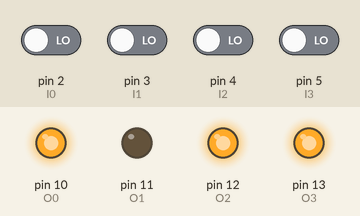
Recording of a sketch running on a simulated Arduino Uno, built with avr-gcc and run on an emulated ATmega328P. On the bench: output pins drawn as LEDs (lit = HIGH). The test bench sets the inputs (shaded band); at power-on: pin 2 (I0), pin 3 (I1), pin 4 (I2), pin 5 (I3) LOW.

Above: at 1.2 s.
1.3 s: pin 2 (I0) driven HIGH
At 1.7 s:
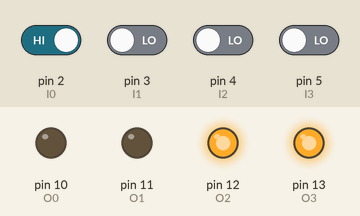
2.8 s: pin 3 (I1) driven HIGH
At 4.0 s:
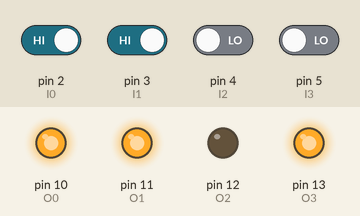
4.3 s: pin 4 (I2) driven HIGH
At 5.2 s:
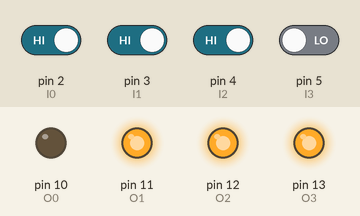
5.8 s: pin 5 (I3) driven HIGH
At 6.4 s:
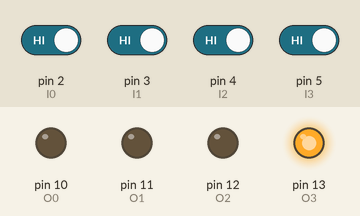
7.3 s: pin 2 (I0) driven LOW
At 8.5 s:
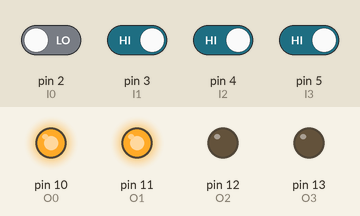
8.8 s: pin 3 (I1) driven LOW
At 9.8 s:
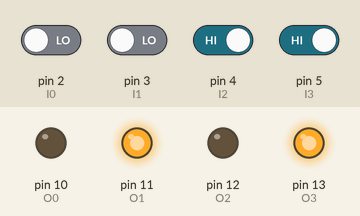
Timing chart, 0 to 11.3 s (numbered marks = the images above; inputs shaded):
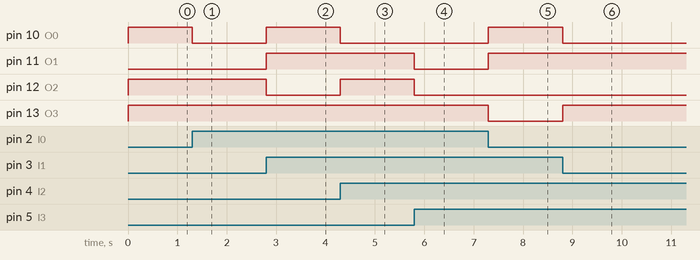

The sketch:

Board1.ino
```cpp
int O0 = 10;
int O1 = 11;
int O2 = 12;
int O3 = 13;

int I0 = 2;
int I1 = 3;
int I2 = 4;
int I3 = 5;


void setup()
{
  pinMode(I0,INPUT);
  pinMode(I1,INPUT);
  pinMode(I2,INPUT);
  pinMode(I3,INPUT);
  pinMode(O0,OUTPUT);
  pinMode(O1,OUTPUT);
  pinMode(O2,OUTPUT);
  pinMode(O3,OUTPUT);

}

void loop()
{

  boolean I0State = digitalRead(I0);
  boolean I1State = digitalRead(I1);
  boolean I2State = digitalRead(I2);
  boolean I3State = digitalRead(I3);
  boolean O0State;
  boolean O1State;
  boolean O2State;
  boolean O3State;

 O0State= (!I3State & !I2State & !I1State & !I0State)|(!I2State & I1State & I0State)|(I3State & !I1State & I0State)|(I3State & I1State& !I0State);
 O1State= (!I3State & I1State)|(I2State & !I0State)|(I3State & !I2State & !I1State)|(I3State & !I2State & I0State);
 O2State= (!I3State & !I1State)|(!I2State & !I1State & !I0State)|(!I3State & I2State);
 O3State= (!I3State & !I2State)|(!I3State & I0State)|(I2State & I1State & I0State)|(I3State & !I1State & !I0State);


 digitalWrite(O0,O0State);
 digitalWrite(O1,O1State);
 digitalWrite(O2,O2State);
 digitalWrite(O3,O3State);

   }
```

Measured:
- after the input at 1.3 s, pin 10 (O0): HIGH → LOW at once
- after the input at 2.8 s, pin 10 (O0), pin 11 (O1): LOW → HIGH at once; pin 12 (O2): HIGH → LOW at once
- after the input at 4.3 s, pin 10 (O0): HIGH → LOW at once; pin 12 (O2): LOW → HIGH at once
- after the input at 5.8 s, pin 11 (O1), pin 12 (O2): HIGH → LOW at once
- after the input at 7.3 s, pin 10 (O0), pin 11 (O1): LOW → HIGH at once; pin 13 (O3): HIGH → LOW at once
- after the input at 8.8 s, pin 10 (O0): HIGH → LOW at once; pin 13 (O3): LOW → HIGH at once
